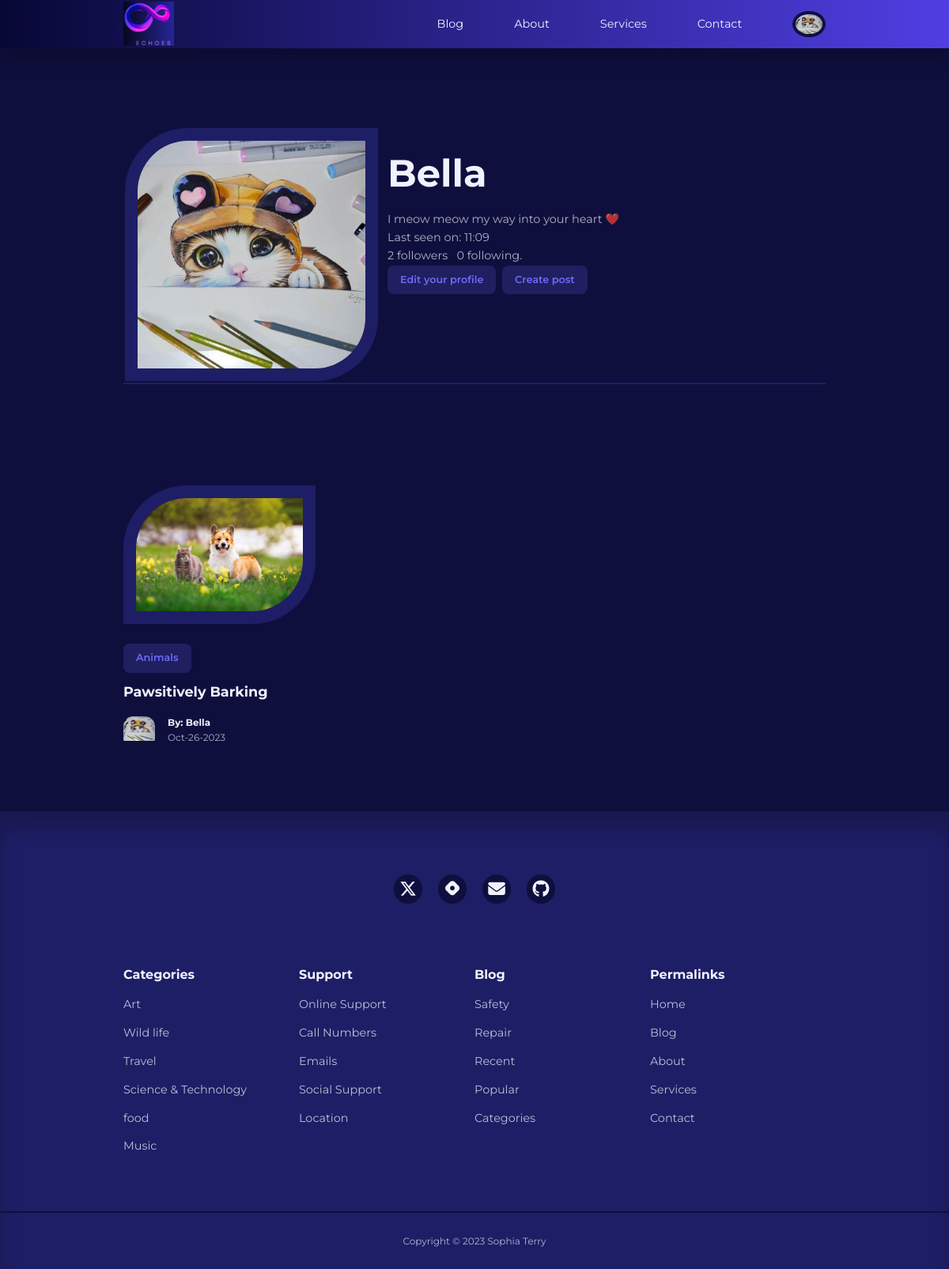
The app's page /user/Bella (signed in), older data.
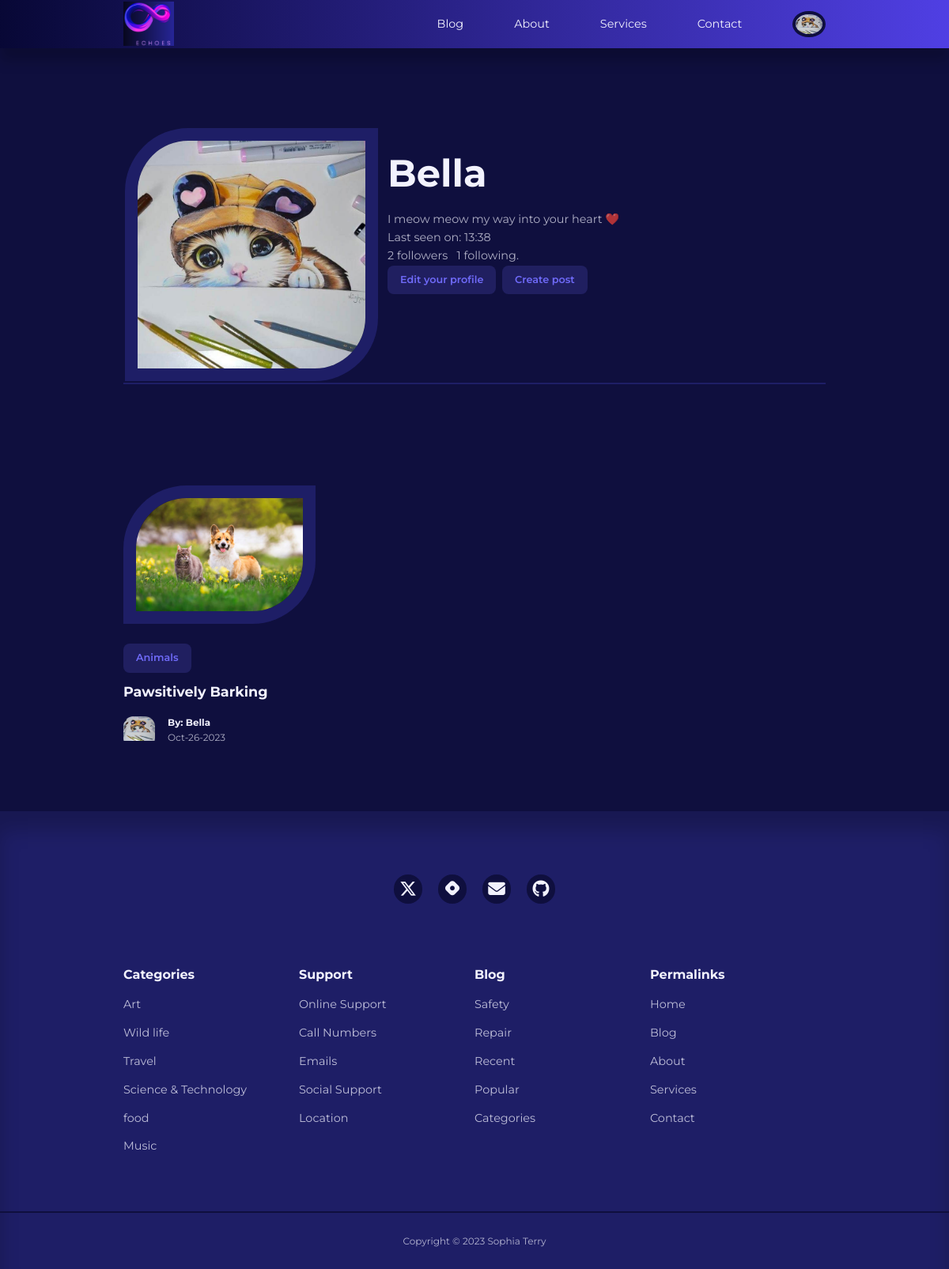
The same page, newer data.
### app/models.py (models this page shows, shortened)
class User(UserMixin, db.Model):
    id = db.Column(db.Integer, primary_key=True)
    username = db.Column(db.String(100), index=True, unique=True)
    email = db.Column(db.String(120), index=True, unique=True)
    password_hash = db.Column(db.String(128))
    role = db.Column(db.String(3))
    picture = db.Column(db.String(120), nullable=True)
    posts = db.relationship('Post', backref='author', lazy='dynamic')
    about_me = db.Column(db.String(140))
    last_seen = db.Column(db.DateTime, default=datetime.utcnow)
    followed = db.relationship(
        'User', secondary=followers,
        primaryjoin=(followers.c.follower_id == id),
        secondaryjoin=(followers.c.followed_id == id),
        backref=db.backref('followers', lazy='dynamic'), lazy='dynamic'
    )

class Post(db.Model):
    id = db.Column(db.Integer, primary_key=True)
    title = db.Column(db.String(120))
    content = db.Column(db.Text)
    image = db.Column(db.String(120), nullable=True)
    timestamp = db.Column(db.DateTime, index=True, default=datetime.utcnow)
    user_id = db.Column(db.Integer, db.ForeignKey('user.id', name='fk_user_id'))
    category_id = db.Column(db.Integer, db.ForeignKey('category.id', name='fk_category_id'))
    category = db.relationship('Category', backref=db.backref('posts', lazy=True))

class Category(db.Model):
    id = db.Column(db.Integer, primary_key=True)
    name = db.Column(db.String(20), unique=True, nullable=False)

### app/routes.py (the view)
@app.route('/user/<username>') #user
@login_required
def profile(username):
    user = User.query.filter_by(username=username).first_or_404()
    posts = user.posts
    authors = [post.author for post in posts]
    form = EmptyForm() # followers
    return render_template('profile.html', user=user, posts=posts, authors=authors,
                            form=form)

### app/models.py (called while the page is built)
@login.user_loader
def load_user(id):
    return User.query.get(int(id))

### app/routes.py (called while the page is built)
@app.before_request
def before_request():
    if current_user.is_authenticated:
        current_user.last_seen = datetime.utcnow()
        db.session.commit()

### app/templates/profile.html (shortened to what this page needs)
{% extends "base.html" %}
{% block content %}
<div class="container profile__container">
    <table>
        <tr valign="top">
            <td>
                {% if current_user.picture %}
                <img class="display__pic" src="{{ url_for('static', filename='images/' + current_user.picture) }}">
                {% else %}
                <img src="{{ url_for('static', filename='/images/default_profile_pc.png') }}" alt="Default Image">
                {% endif %}
            </td>
            <td class="user__table">
                <h1>{{ user.username }}</h1>
                {% if user.about_me %}<p>{{ user.about_me }}</p>{% endif %}
                {% if user.last_seen %}<p>Last seen on: {{ user.last_seen.strftime('%H:%M') }}</p>{% endif %}
                <p>{{ user.followers.count() }} followers &nbsp; {{ user.followed.count() }} following.</p>
                {% if user == current_user %}
                <p>
                    <a class="link__button" href="{{ url_for('edit_profile') }}">Edit your profile</a>&nbsp;
                     <a class="link__button" href="{{ url_for('add_post') }}">Create post </a>
                </p>
              {% endif %}
            </td>
        </tr>
    </table>
    </div>
 <div>
<section class="posts">
    <div class="container posts__container">
         {% for post in posts %}
        <article class="post">
            <div class="post__thumbnail">
                {% if post.image %}
                <img src="{{ url_for('static', filename='images/' + post.image) }}" alt="Post Image">
                {% else %}
                <img src="{{ url_for('static', filename='/images/blog18.jpg') }}" alt="Default Image">
                {% endif %}
            </div>
            <div class="post__info">
             <a href="{{ url_for('category', category_name=post.category.name) }}" class="category__button">{{ post.category.name}}</a>
                    <h3 class="post__title"><a href="{{ url_for('single_post', post_id=post.id) }}">{{ post.title }}</a></h3>
                    <div class="post__author">
                        <div class="post__author-avator">
                            {% set author = authors[loop.index0] %}
                            {% if current_user.is_authenticated %}
                            <img src="{{ url_for('static', filename='images/' + author.picture) }}" alt="avatar">
                            {% else %}
                            <img src="{{ url_for('static', filename='/images/default_profile_pc.png') }}" alt="Default Image">
                            {% endif %}
                        </div>
                        <div class="post__author-info">
                            <a href="{{ url_for('profile', username=post.author.username) }}">
                            <h5>By: {{post.author.username }}</h5></a>
                            <small>{{ post.timestamp.strftime('%b-%d-%Y') }}</small>
                        </div>
                    </div>
                </div>
        </article>
        {% endfor %}
    </div>
</section>
{% endblock %}

### app/templates/base.html (shortened to what this page needs)
<!DOCTYPE html>
<html lang="en">
<head>
    <link rel="stylesheet" href="{{ url_for('static', filename='styles/styles.css')}}">
    <link rel="stylesheet" href="https://unicons.iconscout.com/release/v4.0.8/css/line.css">
</head>
<body>
    {% block navbar %}
    <nav>
        <div class="container nav__container">
            <a href="/index" class="nav__logo"><img src="/static/img/echologoblue.png" class="nav-img" alt=""></a>
            <ul class="nav__items">
                <li><a href="{{ url_for('blog') }}">Blog</a></li>
                <li><a href="{{ url_for('index') }}">About</a></li>
                <li><a href="{{ url_for('services') }}">Services</a></li>
                <li><a href="#contact">Contact</a></li>
                {% if current_user.is_anonymous %}
                <li><a href="{{ url_for('signin') }}">Sign In</a></li>
                {% else %}
                <li class="nav__profile">
                    <div class="avatar">
                        <img src="{{ url_for('static', filename='images/' ~ current_user.picture) }}" alt="">
                    </div>
                        {% endif %}
                </li>
            </ul>
        </div>
    </nav>
    {% endblock %}
     {% block content %}
    {% endblock %}
    {% block footer %}
    <footer>
        <div id="contact" class="footer__socials">
            <a href="https://twitter.com/Mssophia_" target="_blank">
                </a>
            <a href="https://sophiaintech.hashnode.dev/" target="_blank">
                </a>
            <a href="mailto:sophiaterryyu@gmail.com">
                </a>
            <a href="https://github.com/terryyufei" target="_blank">
                </a>
        </div>
        <div class="container footer__container">
            <article>
                <h4>Categories</h4>
                <ul>
                    <li><a href="">Art</a></li>
                    <li><a href="">Wild life</a></li>
                    <li><a href="">Travel</a></li>
                    <li><a href="">Science & Technology</a></li>
                    <li><a href="">food</a></li>
                    <li><a href="">Music</a></li>
                </ul>
            </article>
            <article>
                <h4>Support</h4>
                <ul>
                    <li><a href="">Online Support</a></li>
                    <li><a href="">Call Numbers</a></li>
                    <li><a href="">Emails</a></li>
                    <li><a href="">Social Support</a></li>
                    <li><a href="">Location</a></li>
                </ul>
            </article>
            <article>
                <h4>Blog</h4>
                <ul>
                    <li><a href="">Safety</a></li>
                    <li><a href="">Repair</a></li>
                    <li><a href="">Recent</a></li>
                    <li><a href="">Popular</a></li>
                    <li><a href="">Categories</a></li>
                </ul>
            </article>
            <article>
                <h4>Permalinks</h4>
                <ul>
                    <li><a href="">Home</a></li>
                    <li><a href="">Blog</a></li>
                    <li><a href="">About</a></li>
                    <li><a href="">Services</a></li>
                    <li><a href="">Contact</a></li>
                </ul>
            </article>
        </div>
        <div class="footer__copyright">
            <small>Copyright &copy; 2023 Sophia Terry</small>
        </div>
    </footer>
    {% endblock %}
</body>
</html>

### app/static/styles/styles.css (style rules this page uses)
:root { --color-primary: #6f6af8; --color-primary-light: hsl(242, 91%, 69%, 18%); --color-primary-variant: #5854c7; --color-red: #da0f3f; --color-red-light: hsl(346, 87%, 46%, 15%); --color-green: #00c476; --color-green-light: hsl(156, 100%, 38%, 15%); --color-gray-900: #1e1e66; --color-gray-700: #2d2b7c; --color-gray-300: rgba(242, 242, 254, 0.3); --color-gray-200: rgba(242, 242, 254, 0.7); --color-white: #f2f2fe; --color-bg: #0f0f3e; --transition: all 300ms ease; --container-width-lg: 74%; --container-width-md: 88%; --form-width: 40%; --card-border-radius-1: 0.3rem; --card-border-radius-2: 0.5rem; --card-border-radius-3: 0.8rem; --card-border-radius-4: 2rem; --card-border-radius-5: 5rem; }
* { box-sizing: border-box; margin: 0; padding: 0; outline: 0; border: 0; appearance: 0; list-style: none; text-decoration: none; }
body { font-family: 'Montserrat', sans-serif; line-height: 1.6; color: var(--color-gray-200); overflow-x: hidden; background: var(--color-bg); font-size: 0.9rem; }
.container { width: var(--container-width-lg); max-width: 1800px; margin-inline: auto; }
section { margin-top: 3rem; width: 100vw; }
h1, h2, h3, h4, h5 { color: var(--color-white); line-height: 1.3; }
h1 { font-size: 3rem; margin: 1rem 0; }
h3 { font-size: 1.1rem; margin: 0.8rem 0 0.5rem; }
h4 { font-size: 1rem; }
a { color: var(--color-white); transition: var(--transition); }
img { display: block; width: 100%; object-fit: cover; }
nav { background: linear-gradient(to right, hsl(240, 75%, 12%), hsl(246, 75%, 57%)); width: 100vw; height: 3.8rem; position: fixed; top: 0; z-index: 10; box-shadow: 0 1rem 1rem rgba(0, 0, 0, 0.2); }
.nav__container { height: 100%; display: flex; align-items: center; justify-content: space-between; }
.avatar { width: 2.6rem; height: 2.1rem; border-radius: 50%; overflow: hidden; border: 0.3rem solid var(--color-bg); }
.nav__logo { font-weight: 600; font-size: 1.2rem; }
.nav__items { display: flex; align-items: center; gap: 4rem; }
.nav__profile { position: relative; cursor: pointer; }
.category__button { background: var(--color-primary-light); color: var(--color-primary); display: inline-block; padding: 0.5rem 1rem; border-radius: var(--card-border-radius-2); font-weight: 600; font-size: 0.8rem; text-align: center; }
.post__thumbnail { border-radius: var(--card-border-radius-5) 0; border: 1rem solid var(--color-gray-900); overflow: hidden; margin-bottom: 1.6rem; }
.post__author { display: flex; gap: 1rem; margin-top: 1.2rem; }
.post__author-avator { width: 2.5rem; height: 2.5rem; border-radius: var(--card-border-radius-3); overflow: hidden; }
.posts__container { display: grid; grid-template-columns: repeat(3, 1fr); gap: 5rem; margin-bottom: 5rem; margin-top: 8rem; }
footer { background: var(--color-gray-900); padding: 5rem 0 0; box-shadow: inset 0 1.5rem 1.5rem rgba(0, 0, 0, 0.2); }
.footer__socials { margin-inline: auto; width: fit-content; margin-bottom: 5rem; display: flex; justify-content: space-between; align-items: center; gap: 1.2rem; }
.footer__socials a { background: var(--color-bg); border-radius: 50%; width: 2.3rem; height: 2.3rem; display: flex; align-items: center; justify-content: center; }
.footer__container { display: grid; grid-template-columns: repeat(4, 1fr); }
footer h4 { color: var(--color-white); margin-bottom: 0.6rem; }
footer ul a { opacity: 0.75; }
footer ul li { padding: 0.4rem 0; }
.footer__copyright { text-align: center; padding: 1.5rem 0; border-top: 2px solid var(--color-bg); margin-top: 4rem; }
.profile__container { margin-top: 10rem; border-bottom: 2px solid var(--color-gray-900); }
.display__pic { border-radius: var(--card-border-radius-5) 0; border: 1rem solid var(--color-gray-900); overflow: hidden; height: 20rem; width: 20rem; }
.link__button { background: var(--color-primary-light); color: var(--color-primary); display: inline-block; padding: 0.5rem 1rem; border-radius: var(--card-border-radius-2); font-weight: 600; font-size: 0.8rem; text-align: center; }
.user__table { padding: 10px; }
.nav-img { height: 3.5rem; width: 4.0rem; }

Row changes from the older to the newer data that the page shows:
changed User "Bella": last_seen "11:09" → "13:38"
Text that changed along with them:
{{ user.followed.count() }}: "0" → "1"
